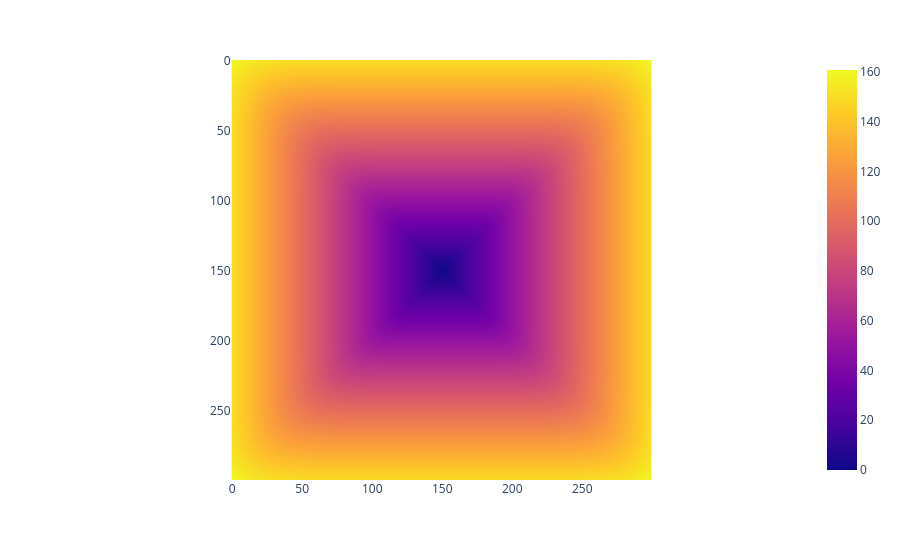

The notebook cell saved with this chart:
### Markdown cell above
Try Solution 2 with `p=10`. What happens, and why?

### Code cell
# @title 👀 Solution


# This works even with p=10. Why?
p = 10
y = ((torch.abs(rows.double() - a ) ** p )[:, None] +
     (torch.abs(cols.double() - b) ** p)[None, :]) ** (1/p)
px.imshow(y).show()

# -> Write your own explanation here
p = 10
print(torch.tensor(10, dtype=torch.int) ** p)
print(torch.tensor(10, dtype=torch.double) ** p)

### Figure 1 — Plotly figure (JSON) as saved in the notebook; plotly's stock layout.template omitted (floating-point values rounded to 4 significant figures; data arrays with more than 128 entries replaced by an {"elided": "..."} marker saying what was removed)
{"data": [{"coloraxis": "coloraxis", "hovertemplate": "x: %{x}<br>y: %{y}<br>color: %{z}<extra></extra>", "name": "0", "type": "heatmap", "xaxis": "x", "yaxis": "y", "z": {"elided": "300x300 float values"}}], "layout": {"coloraxis": {"colorscale": [[0, "#0d0887"], [0.1111, "#46039f"], [0.2222, "#7201a8"], [0.3333, "#9c179e"], [0.4444, "#bd3786"], [0.5556, "#d8576b"], [0.6667, "#ed7953"], [0.7778, "#fb9f3a"], [0.8889, "#fdca26"], [1, "#f0f921"]]}, "margin": {"t": 60}, "xaxis": {"anchor": "y", "constrain": "domain", "domain": [0, 1], "scaleanchor": "y"}, "yaxis": {"anchor": "x", "autorange": "reversed", "constrain": "domain", "domain": [0, 1]}}}
